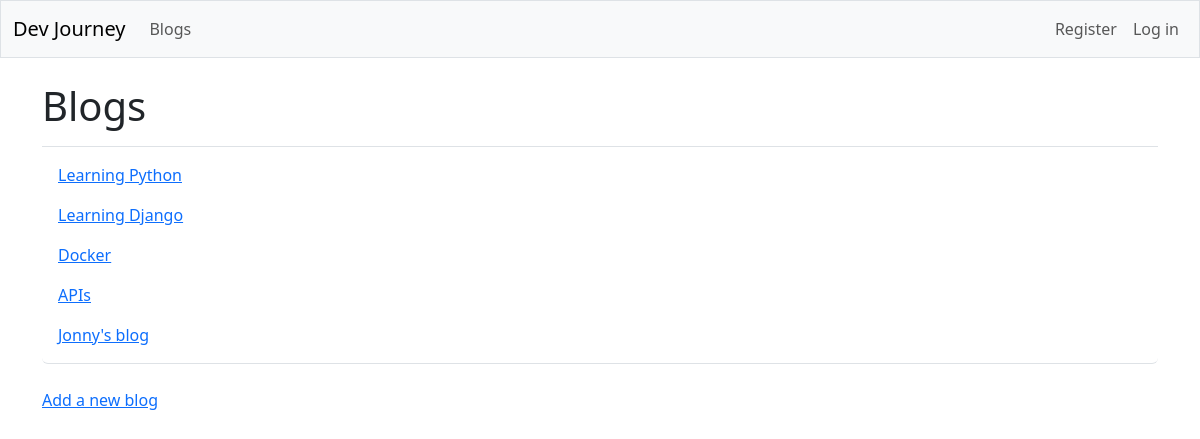
The page /blogs/ on the database as committed earlier.
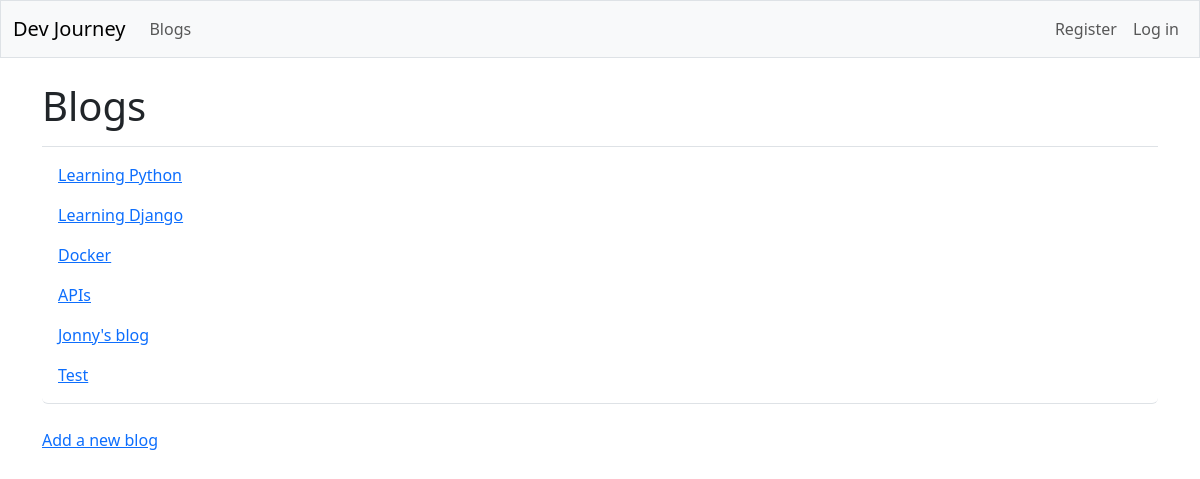
The same page on the database as committed later.
### blogs/models.py (models this page shows, shortened)
class Blog(models.Model):
    text = models.CharField(max_length=200)
    date_added = models.DateTimeField(auto_now_add=True)
    owner = models.ForeignKey(User, on_delete=models.CASCADE)

### blogs/views.py (the view)
# urls.py: path('', include('blogs.urls')),
def blogs(request):
    blogs = Blog.objects.order_by('date_added')
    context = {'blogs':blogs}
    return render(request, 'blogs/blogs.html', context)

### blogs/templates/blogs/blogs.html
{% extends 'blogs/base.html' %}
{% block page_header %}
  <h1>Blogs</h1>
{% endblock page_header %}
{% block content %}
  <ul class="list-group border-bottom pb-2 mb-4">
    {% for blog in blogs %}
      <li class="list-group-item border-0">
        <a href="{% url 'blogs:blog' blog.id %}">{{ blog.text }}</a>
      </li>
    {% empty %}
      <li class="list-group-item border-0">No blogs have been added yet.</li>
    {% endfor %}
  </ul>
  <a href="{% url 'blogs:new_blog' %}">Add a new blog</a>
{% endblock content %}

Rows that differ between the two databases and show on the page:
added Blog: text "Test"
